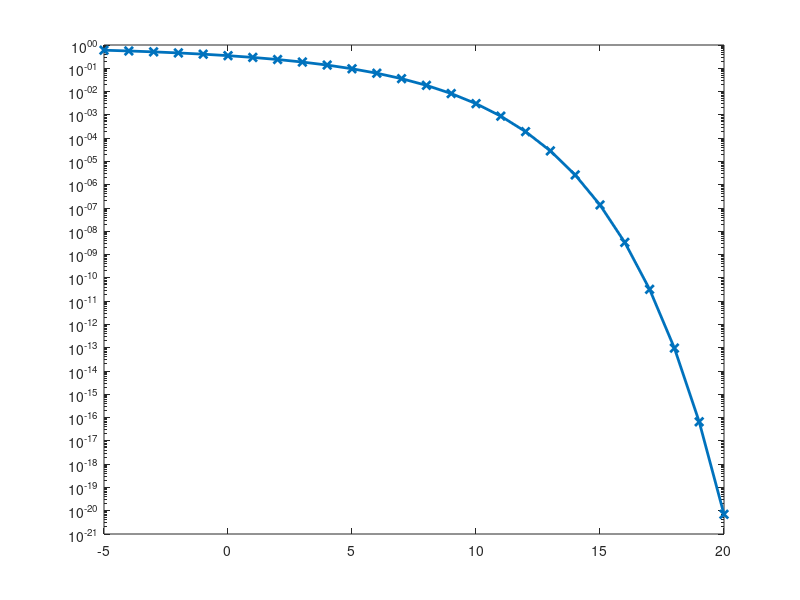

This chart was generated by the following MATLAB code: (Note: this script raises an error after producing the figure.)
% 输入参数
n_values = [1000, 10000, 0];  % 不同的发送信号点数
Eb_No_dB = -5:1:20;  % 设置Eb/N0的范围，从0到20 dB，步长为1
num_trials = 100;  % 每个信噪比Eb/N0值下的仿真次数
SER_theoretical = zeros(1, length(Eb_No_dB));%存储理论误符号率
M = 8;

for i = 1:length(Eb_No_dB)
%   计算理论误码率
    Eb_No = 10^(Eb_No_dB(i)/10);  % 将dB转为线性值
%   使用Q函数计算理论误符号率
    SER_theoretical(i) = 2 * qfunc(sin(pi/M)*sqrt(2 * Eb_No * log2(M)));  % 使用Q函数计算理论误符号率
    
end
% 绘制误符号率曲线
figure;
semilogy(Eb_No_dB, SER_theoretical, 'x-', 'LineWidth', 2, 'MarkerSize', 6); % 理论误符号率
hold on;

for n_index = 1:length(n_values) 
    n = n_values(n_index);  % 当前的发送信号点数
    SER_values = zeros(1, length(Eb_No_dB));  % 用来存储每个Eb/N0对应的误符号率
    
    % 在每个Eb/N0下计算误码率
    for i = 1:length(Eb_No_dB)
        % 计算对应Eb/N0的噪声方差
        Eb_No = 10^(Eb_No_dB(i)/10);  % 将dB转为线性值
        noise_variance = 1 / (6*10^(Eb_No_dB(i)/10));  % 信噪比Eb/N0与噪声方差的关系

        % Monte Carlo仿真
        SER_trial = 0;  % 记录当前Eb/N0下的误符号率
        for trial = 1:num_trials
            % 生成随机二进制序列 
             binary_sequence = generatingSendingSequence(n);
             greyCodeSequence = encodingToGrey(binary_sequence);
            [Sm, symbol] = greyCodeflect(greyCodeSequence);
            SmComplex = Sm(1,:) + 1i * Sm(2,:);

            % 发送信号通过信道并加噪声
            rn = awgn1(Sm, noise_variance);
            rnComplex = rn(1,:) + 1i * rn(2,:);

             % 判决接收符号
            judge = minDistance(rn, 8);
            judge_grey = dToGrey(judge);
            receive_bin = greyTobinary(judge_grey);
            receive_bin = reshape(receive_bin', 1, []);  % 转化为行向量

            % 计算误符号率
            [SER_trial_temp, ~] = errorRate(binary_sequence, symbol, receive_bin, judge);
            SER_trial = SER_trial + SER_trial_temp;
        end

        % 计算平均误符号率
        SER_values(i) = SER_trial / num_trials;
    end
     % 绘制每个点数下的Monte Carlo仿真结果
    semilogy(Eb_No_dB, SER_values, 'o-', 'LineWidth', 2, 'MarkerSize', 6);
    
end

% 添加图例和标签
xlabel('Eb/N0 (dB)');
ylabel('误符号率 (SER)');
title('8PSK调制系统的Monte Carlo仿真误符号率与理论误符号率');
legend('理论误符号率','n = 1000', 'n = 10000', 'n = 100000');
grid on;
